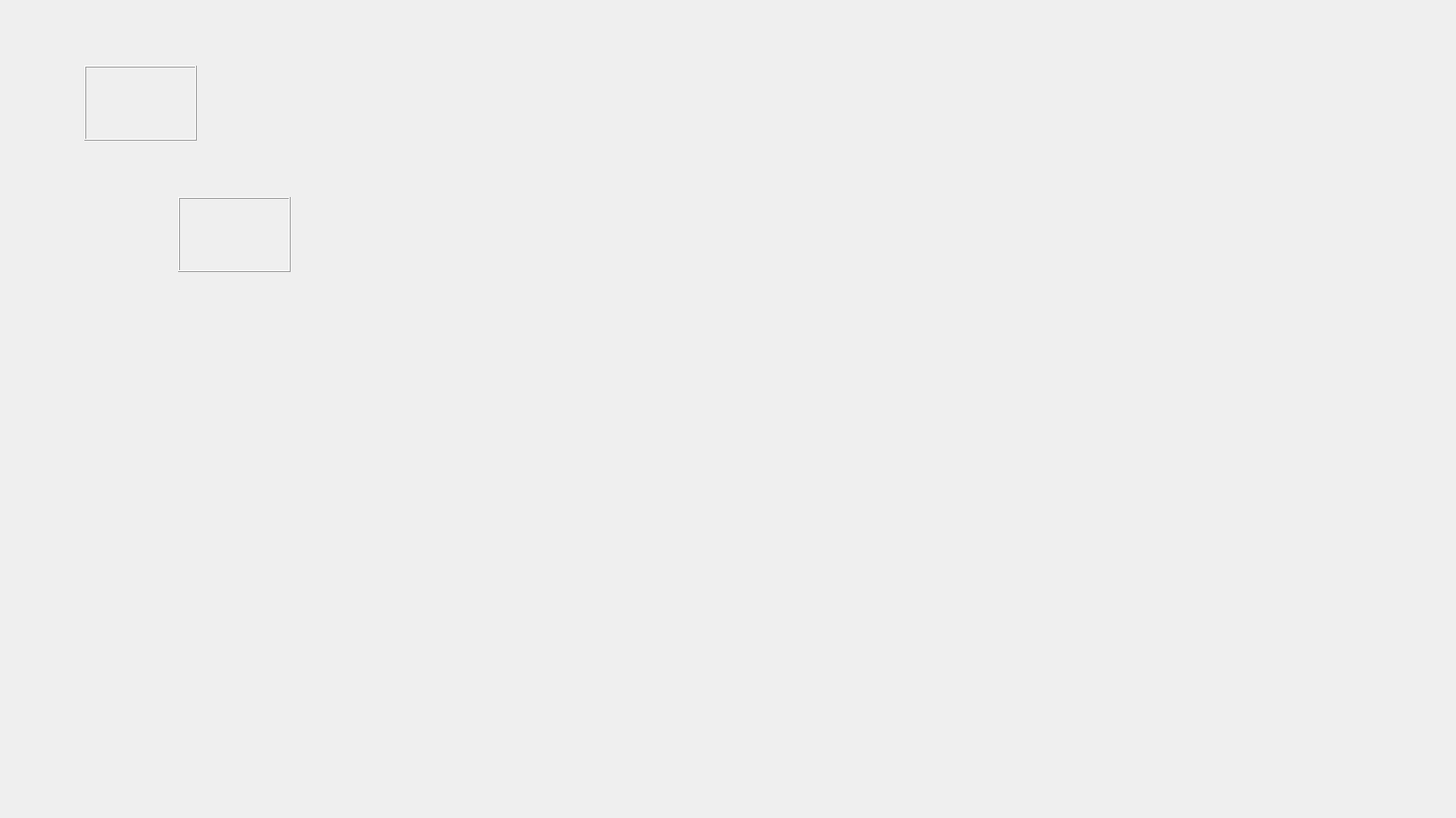
<?xml version="1.0" encoding="UTF-8"?>
<ui version="4.0">
 <class>MainWindow</class>
 <widget class="QMainWindow" name="MainWindow">
  <property name="geometry">
   <rect>
    <x>0</x>
    <y>0</y>
    <width>1553</width>
    <height>872</height>
   </rect>
  </property>
  <property name="windowTitle">
   <string>MainWindow</string>
  </property>
  <property name="styleSheet">
   <string notr="true"/>
  </property>
  <widget class="QWidget" name="centralwidget">
   <widget class="QFrame" name="frame">
    <property name="geometry">
     <rect>
      <x>90</x>
      <y>70</y>
      <width>120</width>
      <height>80</height>
     </rect>
    </property>
    <property name="frameShape">
     <enum>QFrame::Box</enum>
    </property>
    <property name="frameShadow">
     <enum>QFrame::Raised</enum>
    </property>
   </widget>
   <widget class="QFrame" name="frame_2">
    <property name="geometry">
     <rect>
      <x>190</x>
      <y>210</y>
      <width>120</width>
      <height>80</height>
     </rect>
    </property>
    <property name="frameShape">
     <enum>QFrame::Box</enum>
    </property>
    <property name="frameShadow">
     <enum>QFrame::Raised</enum>
    </property>
   </widget>
  </widget>
 </widget>
 <resources/>
 <connections/>
</ui>
